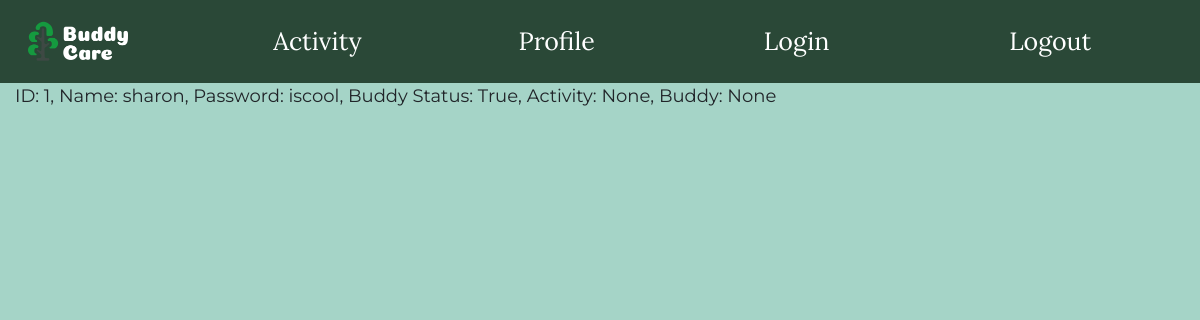
/view, run on the app's committed database.
### main.py (models this page shows, shortened)
class User(db.Model):
    id = db.Column("id", db.Integer, primary_key= True)
    username = db.Column("username", db.String(100))
    password = db.Column("password", db.String(100))
    bud = db.Column("bud", db.Boolean)
    activity = db.Column("activity", db.String(100))
    streak = db.Column("streak", db.Integer, primary_key=True)
    bio = db.Column("bio", db.String(300))
    achieve = db.Column("achieve", db.String(300))
    joke = db.Column("joke", db.String(200))
    budName = db.Column("buddy",db.String(200))
    image_file = db.Column("img", db.String(100), default="sunflowers.jpg")
    lastCheckIn= db.Column(db.DateTime, default=None)

### main.py (the view)
@app.route("/view")
def view():
    return render_template("view.html", values=User.query.all(), values1=newActivity.query.all())

### main.py (called while the page is built)
@app.before_request
def before_request():
    g.user = None
    if User:
        if 'name' in session and not(session['name'] == None):
            user = User.query.filter_by(username = session['name']).first()
            g.user = user

### templates/view.html (shortened to what this page needs)
{% extends "base.html" %}
{% block content %}
    {% for item in values %}
        <p>ID: {{item.id}}, Name: {{item.username}}, Password: {{item.password}}, Buddy Status: {{item.bud}}, Activity: {{item.activity}}, Buddy: {{item.budName}}</p>
    {% endfor %}
{% endblock %}

### static/style.css (style rules this page uses)
body { margin: 0; font-family: 'Lora'; text-shadow: border; background-color: rgb(165, 212, 199) }
p { font-family: 'Montserrat'; font-style: bold; font-size: 18px; font-weight: 400; }

### data on the page
User: id "1", username "sharon", password "iscool", bud "True", activity "None", budName "None"
